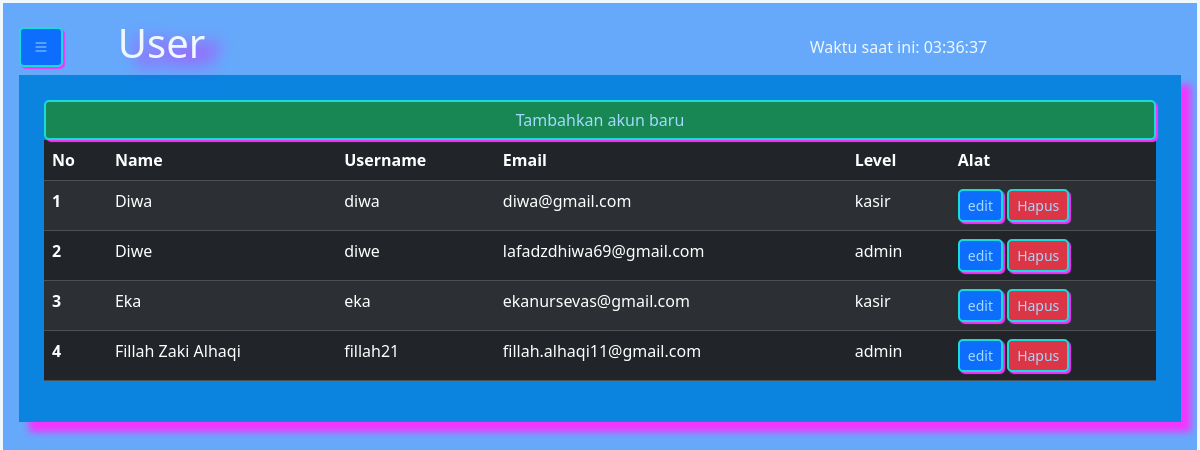
The app's page /user.php, older data.
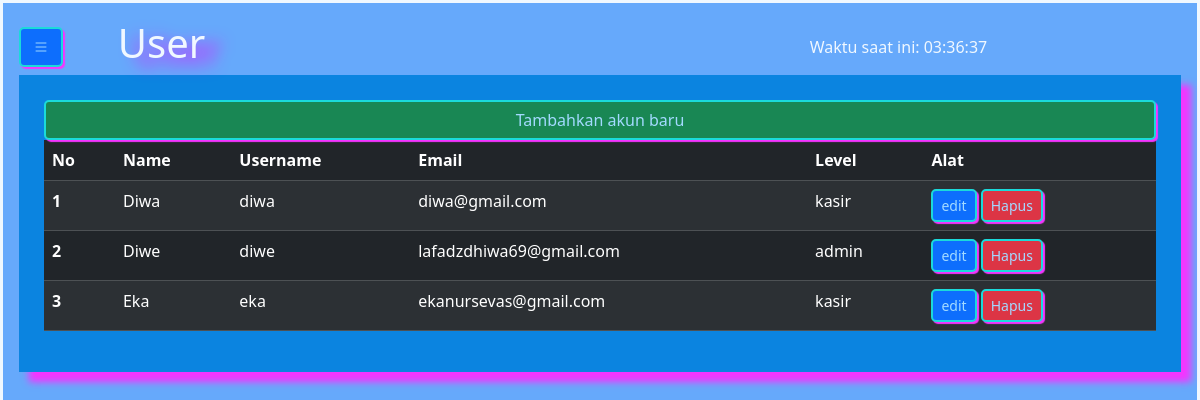
The same page, newer data.
### tables this page shows
CREATE TABLE `user` (
  `iduser` int(11) NOT NULL,
  `nama` varchar(45) NOT NULL,
  `email` varchar(45) NOT NULL,
  `username` varchar(45) NOT NULL,
  `password` varchar(100) NOT NULL,
  `level` varchar(40) NOT NULL
);

### function.php (called while the page is built, shortened)
<?php
$koneksi = mysqli_connect("localhost", "root", "", "dataobat");
function query($query)
{
    global $koneksi;
    $result = mysqli_query($koneksi, $query);
    $rows = [];
    while ($row = mysqli_fetch_assoc($result)) {
        $rows[] = $row;
    }
    return $rows;
}

### user.php (the view, shortened to what this page needs)
<?php
require 'function.php';
$data = query("SELECT * FROM user");
?>
<!DOCTYPE html>
<html lang="en">
<head>
    <link href="https://cdn.jsdelivr.net/npm/bootstrap@5.3.2/dist/css/bootstrap.min.css" rel="stylesheet"
>
    <link rel="stylesheet" href="style.css">
    <link rel="stylesheet" href="https://cdn.datatables.net/1.13.4/css/jquery.dataTables.min.css">
    <link rel="stylesheet" href="https://cdn.jsdelivr.net/npm/bootstrap-icons@1.11.3/font/bootstrap-icons.min.css">
</head>
<body>
    <div class="main-container">
        <div class="content m-0 atasan">
            <div class="row">
                <div class="col-1">
                    <button class="btn btn-primary" type="button" data-bs-toggle="offcanvas"
                        data-bs-target="#offcanvasExample" aria-controls="offcanvasExample">
                        <i class="bi bi-list"></i>
                    </button>
                </div>
                <div class="col-7">
                    <h1>User</h1>
                </div>
                <div class="col-3" id="clock">
                </div>
            </div>
            <div class="contents">
                <div class="box1">
                    <div class="tambahuser">
                        <a class="btn btn-success" href="input_user.php">Tambahkan akun baru</a>
                    </div>
                    <table class="table table-dark table-striped">
                        <thead>
                            <tr>
                                <th scope="col">No</th>
                                <th scope="col">Name</th>
                                <th scope="col">Username</th>
                                <th scope="col">Email</th>
                                <th scope="col">Level</th>
                                <th scope="col">Alat</th>
                            </tr>
                        </thead>
                        <tbody>
                            <?php $i = 1;
                            foreach ($data as $d):
                                ?>
                                <tr>
                                    <th scope="row">
                                        <?= $i; ?>
                                    </th>
                                    <td>
                                        <?= $d['nama']; ?>
                                    </td>
                                    <td>
                                        <?= $d['username']; ?>
                                    </td>
                                    <td>
                                        <?= $d['email']; ?>
                                    </td>
                                    <td>
                                        <?= $d['level']; ?>
                                    </td>
                                    <td>
                                        <a class="btn btn-primary btn-sm"
                                            href="Edituser.php?id= <?= $d['iduser']; ?>">edit</a>
                                        <a href="delete_user.php?id=<?= $d['iduser']; ?>" class="btn btn-sm btn-danger"
                                            onclick="return confirm('Apakah anda yakin ingin menghapus data?')">
                                            Hapus
                                        </a>
                                    </td>
                                </tr>
                                <?php
                                $i++;
                            endforeach;
                            ?>
                        </tbody>
                    </table>
                </div>
            </div>
</body>
</html>

Row changes from the older to the newer data that the page shows:
removed user: nama "Fillah Zaki Alhaqi", username "fillah21", email "fillah.alhaqi11@gmail.com", level "admin"
